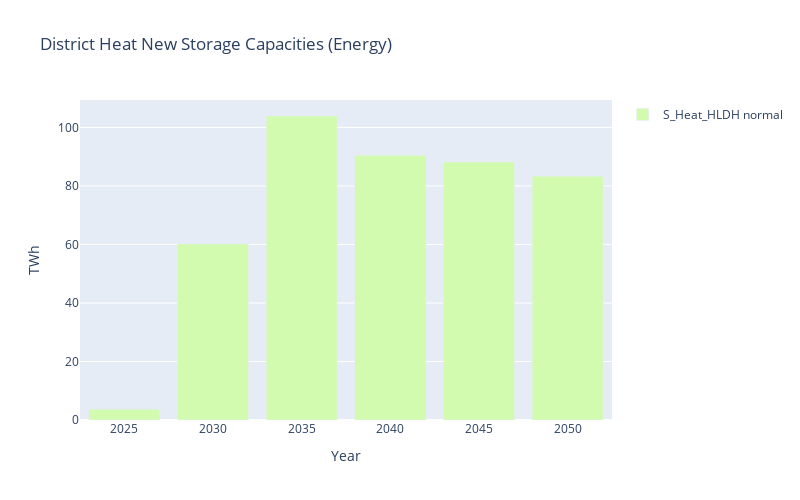

The code cell stored with this chart in its notebook:
### Markdown cell above
As we see the **S_Heat_HLB** is very low. Let's see if we can change the plot a bit. We remove the **Source** grouping along the x-axis to get a stacked plot, and only include storages of more than 1 TWh.

### Code cell
# We initialize the bar facilitator with the paths to the two solutions and the type of data we want to read
bar = BarFacilitator(sol_paths={"normal": NORMAL_DATA, "expensive": EXPENSIVE_DH_DATA}, type_of_data_to_read="NewStorageCapacity", 
                     x_grouping_columns=["Year"], legend_grouping_columns=["Storage", "Source"])

# We get the data from the facilitator
data = bar.get_relevant_data()

# We can sum all regions in EU, for this there is a helper function that can be used
data.aggreagate_all_by_sum(column_to_aggregate="Region", aggregated_entry_name="ALL", column_to_sum="Value")

# We can look at only district heating and building heating by accessing the data.df (Althoug we also have a helper function for this)
data.df = data.df[data.df["Storage"].isin(["S_Heat_HLDH", "S_Heat_HLB"])]

# Only keep values over 0
data.df = data.df[data.df["Value"] > 1]

# We generate traces and a figure
fig = bar.generate_figure(bar.generate_traces(data))

# We can update the layout of the figure
fig.update_layout(
    title="District Heat New Storage Capacities (Energy)",
    xaxis_title="Year",
    yaxis_title="TWh",
    width=800,
    height=500
)
fig.show()
fig.write_image(PROJECT_ROOT_DIR / "figures" / "new_capacity_no_zero.png")

### Figure 1 — Plotly figure (JSON) as saved in the notebook; plotly's stock layout.template omitted (floating-point values rounded to 4 significant figures)
{"data": [{"marker": {"color": "#d2fbaf"}, "name": "S_Heat_HLDH normal", "showlegend": true, "type": "bar", "x": ["2025", "2030", "2035", "2040", "2045", "2050"], "y": [3.703, 60.18, 103.9, 90.48, 88.22, 83.35]}], "layout": {"barmode": "stack", "height": 500, "title": {"text": "District Heat New Storage Capacities (Energy)"}, "width": 800, "xaxis": {"title": {"text": "Year"}}, "yaxis": {"title": {"text": "TWh"}}}}
